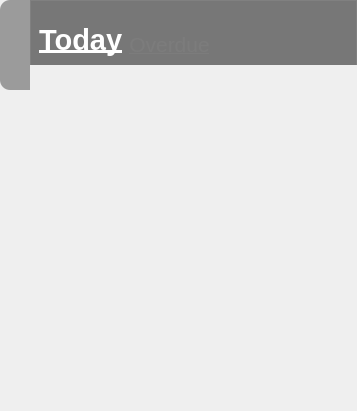
<?xml version="1.0" encoding="UTF-8"?>
<ui version="4.0">
 <class>todoWidget</class>
 <widget class="QWidget" name="todoWidget">
  <property name="geometry">
   <rect>
    <x>0</x>
    <y>0</y>
    <width>357</width>
    <height>411</height>
   </rect>
  </property>
  <property name="windowTitle">
   <string/>
  </property>
  <property name="windowOpacity">
   <double>1.000000000000000</double>
  </property>
  <property name="autoFillBackground">
   <bool>false</bool>
  </property>
  <property name="styleSheet">
   <string notr="true"/>
  </property>
  <layout class="QHBoxLayout" name="horizontalLayout_2">
   <property name="spacing">
    <number>0</number>
   </property>
   <property name="leftMargin">
    <number>0</number>
   </property>
   <property name="topMargin">
    <number>0</number>
   </property>
   <property name="rightMargin">
    <number>0</number>
   </property>
   <property name="bottomMargin">
    <number>0</number>
   </property>
   <item>
    <layout class="QVBoxLayout" name="verticalLayout">
     <item>
      <widget class="QWidget" name="showHideWidget" native="true">
       <property name="minimumSize">
        <size>
         <width>30</width>
         <height>90</height>
        </size>
       </property>
       <property name="maximumSize">
        <size>
         <width>30</width>
         <height>90</height>
        </size>
       </property>
       <property name="styleSheet">
        <string notr="true">QWidget#showHideWidget{
background:rgba(86, 86, 86, 140);
border-top-left-radius:10px;
border-bottom-left-radius:10px;
}</string>
       </property>
       <layout class="QHBoxLayout" name="horizontalLayout_3">
        <property name="leftMargin">
         <number>2</number>
        </property>
        <property name="topMargin">
         <number>0</number>
        </property>
        <property name="rightMargin">
         <number>2</number>
        </property>
        <property name="bottomMargin">
         <number>0</number>
        </property>
        <item>
         <widget class="QLabel" name="label">
          <property name="minimumSize">
           <size>
            <width>20</width>
            <height>20</height>
           </size>
          </property>
          <property name="maximumSize">
           <size>
            <width>20</width>
            <height>20</height>
           </size>
          </property>
          <property name="text">
           <string>&lt;html&gt;&lt;head/&gt;&lt;body&gt;&lt;p&gt;&lt;img src=&quot;:/icon/show.png&quot; height=&quot;20&quot; width=&quot;20&quot;/&gt;&lt;/p&gt;&lt;/body&gt;&lt;/html&gt;</string>
          </property>
         </widget>
        </item>
       </layout>
      </widget>
     </item>
     <item>
      <spacer name="verticalSpacer">
       <property name="orientation">
        <enum>Qt::Vertical</enum>
       </property>
       <property name="sizeHint" stdset="0">
        <size>
         <width>20</width>
         <height>40</height>
        </size>
       </property>
      </spacer>
     </item>
    </layout>
   </item>
   <item>
    <layout class="QVBoxLayout" name="verticalLayout_4" stretch="0,1,9">
     <property name="spacing">
      <number>0</number>
     </property>
     <item>
      <widget class="QWidget" name="windowBar" native="true">
       <property name="minimumSize">
        <size>
         <width>0</width>
         <height>15</height>
        </size>
       </property>
       <property name="styleSheet">
        <string notr="true">QWidget#windowBar{
background:rgba(86, 86, 86, 200);
border-top:1px solid gray;
border-right:1px solid gray;
border-left:1px solid gray;
}</string>
       </property>
      </widget>
     </item>
     <item>
      <widget class="QWidget" name="toolWidget" native="true">
       <property name="minimumSize">
        <size>
         <width>0</width>
         <height>50</height>
        </size>
       </property>
       <property name="maximumSize">
        <size>
         <width>16777215</width>
         <height>50</height>
        </size>
       </property>
       <property name="styleSheet">
        <string notr="true">QWidget#toolWidget{
background:rgba(86, 86, 86, 200);
border-right:1px solid gray;
border-left:1px solid gray;
}</string>
       </property>
       <layout class="QHBoxLayout" name="horizontalLayout">
        <property name="spacing">
         <number>6</number>
        </property>
        <property name="leftMargin">
         <number>9</number>
        </property>
        <property name="topMargin">
         <number>0</number>
        </property>
        <property name="bottomMargin">
         <number>0</number>
        </property>
        <item>
         <widget class="QLabel" name="currentLabel">
          <property name="font">
           <font>
            <family>Microsoft YaHei UI</family>
            <pointsize>22</pointsize>
            <weight>75</weight>
            <bold>true</bold>
            <underline>true</underline>
           </font>
          </property>
          <property name="styleSheet">
           <string notr="true">#currentLabel{
	color:white;
}</string>
          </property>
          <property name="text">
           <string>Today</string>
          </property>
         </widget>
        </item>
        <item>
         <widget class="QPushButton" name="changeButton">
          <property name="font">
           <font>
            <family>Microsoft YaHei UI</family>
            <pointsize>16</pointsize>
            <underline>true</underline>
           </font>
          </property>
          <property name="styleSheet">
           <string notr="true">#changeButton{
	border:none;
	margin-top:10px;
	color: rgb(124, 124, 124);
}</string>
          </property>
          <property name="text">
           <string>Overdue</string>
          </property>
         </widget>
        </item>
        <item>
         <spacer name="horizontalSpacer">
          <property name="orientation">
           <enum>Qt::Horizontal</enum>
          </property>
          <property name="sizeHint" stdset="0">
           <size>
            <width>40</width>
            <height>20</height>
           </size>
          </property>
         </spacer>
        </item>
        <item>
         <widget class="QPushButton" name="lockButton">
          <property name="minimumSize">
           <size>
            <width>30</width>
            <height>30</height>
           </size>
          </property>
          <property name="maximumSize">
           <size>
            <width>30</width>
            <height>30</height>
           </size>
          </property>
          <property name="styleSheet">
           <string notr="true">#lockButton{
	border:none;
}</string>
          </property>
          <property name="text">
           <string/>
          </property>
          <property name="icon">
           <iconset resource="../icon/icons.qrc">
            <normaloff>:/icon/unlock.png</normaloff>:/icon/unlock.png</iconset>
          </property>
          <property name="iconSize">
           <size>
            <width>30</width>
            <height>30</height>
           </size>
          </property>
         </widget>
        </item>
       </layout>
      </widget>
     </item>
     <item>
      <widget class="QStackedWidget" name="stackedWidget">
       <property name="styleSheet">
        <string notr="true">QStackedWidget{
	background:rgba(255, 255, 255, 0);
	border-right:1px solid gray;
	border-left:1px solid gray;
	border-bottom:1px solid gray;
}
QStackedWidget&gt;QWidget{
	background:rgba(86, 86, 86, 200);
}</string>
       </property>
       <property name="currentIndex">
        <number>0</number>
       </property>
       <widget class="QWidget" name="todayPage">
        <layout class="QVBoxLayout" name="verticalLayout_3">
         <property name="spacing">
          <number>0</number>
         </property>
         <property name="leftMargin">
          <number>3</number>
         </property>
         <property name="topMargin">
          <number>0</number>
         </property>
         <property name="rightMargin">
          <number>3</number>
         </property>
         <property name="bottomMargin">
          <number>0</number>
         </property>
         <item>
          <widget class="QListWidget" name="todayListWidget">
           <property name="styleSheet">
            <string notr="true">#todayListWidget{
	border:none;
	background-color: rgba(255, 255, 255, 0);
}</string>
           </property>
          </widget>
         </item>
        </layout>
       </widget>
       <widget class="QWidget" name="overduePage">
        <property name="styleSheet">
         <string notr="true">#overdueListWidget{
	border:none;
	background-color: rgba(255, 255, 255, 0);
}</string>
        </property>
        <layout class="QVBoxLayout" name="verticalLayout_2">
         <property name="leftMargin">
          <number>3</number>
         </property>
         <property name="topMargin">
          <number>0</number>
         </property>
         <property name="rightMargin">
          <number>3</number>
         </property>
         <property name="bottomMargin">
          <number>0</number>
         </property>
         <item>
          <widget class="QListWidget" name="overdueListWidget"/>
         </item>
        </layout>
       </widget>
      </widget>
     </item>
    </layout>
   </item>
  </layout>
 </widget>
 <resources>
  <include location="../icon/icons.qrc"/>
 </resources>
 <connections/>
</ui>
